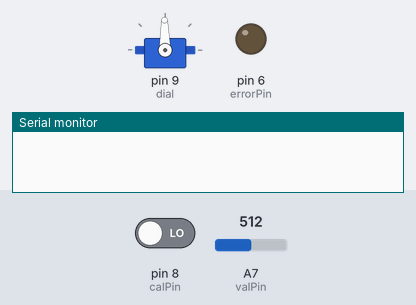
The sketch below on a simulated Arduino Nano, built with avr-gcc and run on an emulated ATmega328P. On the bench: servo, output pins drawn as LEDs (lit = HIGH), the last lines printed to the serial monitor. The inputs (shaded band) are chosen by the test bench; at power-on: A7 (valPin) = 512, pin 8 (calPin) LOW.

Above: at 1.2 s.
1.3 s: A7 (valPin) set to 716
At 2.5 s:
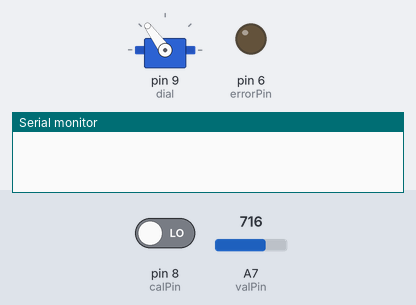
2.8 s: A7 (valPin) set to 900
At 4.0 s:
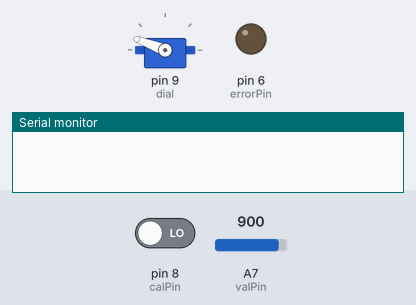
4.3 s: A7 (valPin) set to 1023
At 5.5 s:
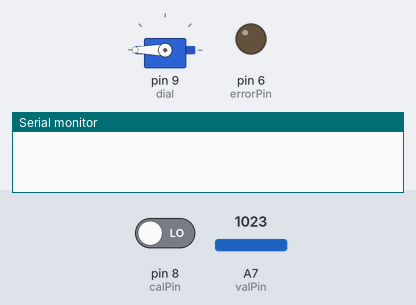
5.8 s: A7 (valPin) set to 306
At 7.0 s:
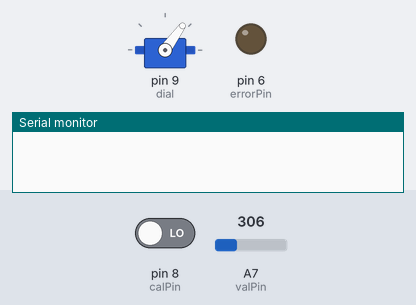
7.3 s: pin 8 (calPin) driven HIGH
9.8 s: pin 8 (calPin) driven LOW
At 10.8 s:
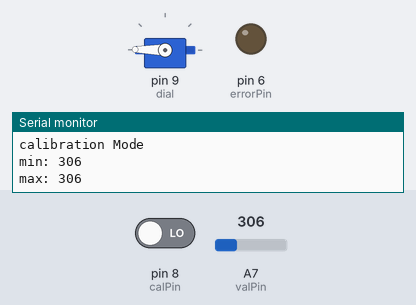
Timing chart, 0 to 12.8 s (numbered marks = the images above; inputs shaded):
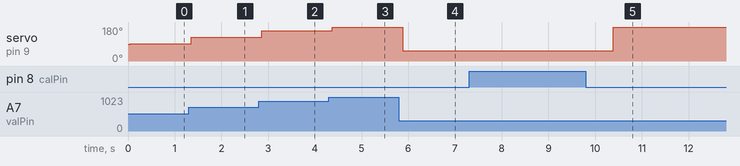

The sketch:

gauge.ino
```cpp
#include <Servo.h>
/////////////////  pins
int calPin = 8; //connect 100k resistor and switch to this pin
int valPin = A7; //  connect photo resistor and pull down 10k resistor to this  pin
int errorPin = 6; // connect led to indicate you have exceed the maximum or minimum expected values
/////////////////
///////////////////////// store values
int mode; // mode stores the position of the switch.  The ON position puts you in calibration mode
int val;// val stores the current reading from the
int dialSet;// dialSet stores the value used to set the position on the gauge dial
int minVal = 1023;// this is minimum value expected
int maxVal = 0;// this is the maximum value expected
/////////////////////////////////

Servo dial; //this makes a servo object named ‘dial’

void setup() {
  Serial.begin(115200);
/////////////////////////////////// establish witch pins are used for the servo,sensor,switch and error light
  pinMode(valPin, INPUT);//sensor
  pinMode(calPin, INPUT);//switch
  pinMode(errorPin, OUTPUT);//led
  dial.attach(9);// This is the pin used to signal the servo (yellow wire)
///////////////////////////////////////////////////

}

void loop() {

  mode = digitalRead(calPin);// reads a 1 or 0 from the switch and runs the cal () function if mode=1
 // Serial.print("mode:");
 // Serial.println(mode);

  if (mode == HIGH)
{
    cal();//calls the calibration function
  }
  else
  {
gauge();//this function moves the gauge
  }
errorCheck();// indicate if sensor readings are outside the expected range
  }


////////////////// user defined functions
/* the cal() function will read the sensor and store the
maximum and minimum values while the switch is in the ON position*/
void cal()
{
  Serial.println("calibration Mode");
  delay(1000);
  val = analogRead(valPin);
  if (val < minVal)
{
    minVal = val;
  }

  if (val > maxVal) {
    maxVal = val;
  }
  Serial.print("min: ");
  Serial.println(minVal);
  Serial.print("max: ");
  Serial.println(maxVal);
}

void errorCheck()// check if the value read from the senor is outside the expected range
{
  if (dialSet < 0 || dialSet > 180) // if the sensor reading outside the expected values turn the LED on
{
    analogWrite(errorPin, 100);
  }
    else// if the sensor readings are within the expected range turn the LED off
    {
      analogWrite(errorPin, 0);
    }
}
void gauge()//read the sensor and move the dail
{

   dialSet = map(analogRead(valPin), minVal, maxVal, 180, 0);// scale the sensor reading from 180-0
   // Serial.print("setting: ");
   // Serial.println(dialSet);
    delay(50);
    dial.write(dialSet);// move the servo to the appropriate position
}
```

Measured:
- after the input at 1.3 s, servo on pin 9 (dial): 91° → 126° after 0.06 s
- after the input at 2.8 s, servo on pin 9 (dial): 126° → 159° after 0.06 s
- after the input at 4.3 s, servo on pin 9 (dial): 159° → 180° after 0.07 s
- after the input at 5.8 s, servo on pin 9 (dial): 180° → 54° after 0.08 s
- after the input at 9.8 s, servo on pin 9 (dial): 54° → 179° after 0.59 s
